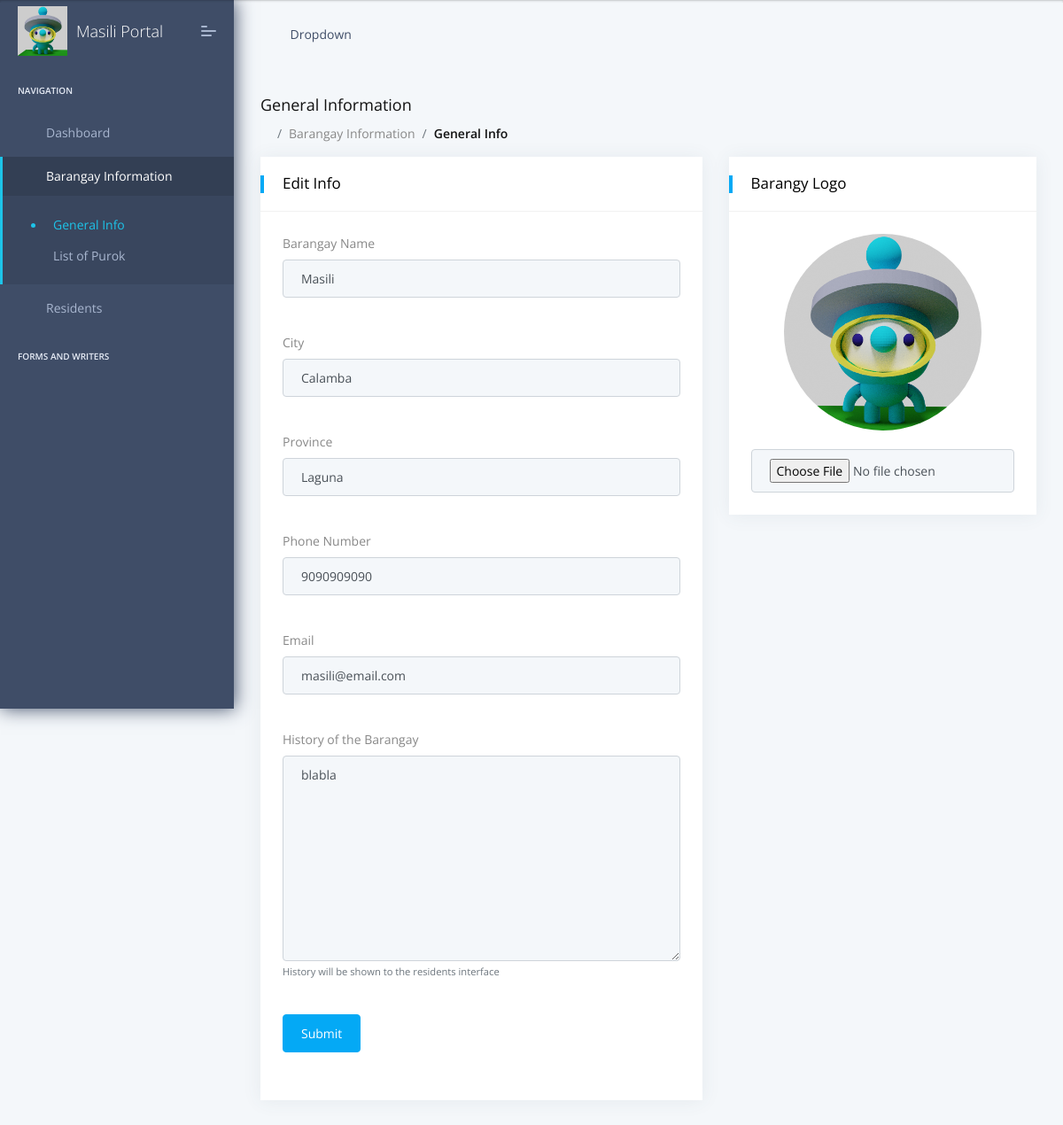
The app's page /info/ with its own data.
### apps/home/models.py (models this page shows, shortened)
class brgy_info(models.Model):
    id = models.AutoField(primary_key=True)
    brgy_name = models.CharField(max_length=50, blank=False)
    brgy_city = models.CharField(max_length=50, blank=False)
    brgy_province = models.CharField(max_length=50, blank=False)
    brgy_contactNo = models.CharField(max_length=11, blank=False)
    brgy_email = models.EmailField(max_length=50, blank=False)
    brgy_logo = models.ImageField(storage=storage.OverwriteStorage, upload_to=logo_path('brgy_info/'), default='brgy_info/default.png')
    brgy_history = models.TextField(blank=False)

### apps/home/views.py (the view)
# urls.py: path('info/', views.brgy_info, name='brgy_info'),
def brgy_info(request):
    _data = models.brgy_info.objects.first()
    form = forms.BrgyInfoForm
    context = {'form': form, 'segment': {'brgy_info', 'general'}}
    if request.method == 'POST':
        form = forms.BrgyInfoForm(request.POST, request.FILES)
        if form.is_valid():
            form.save(commit=True)
            messages.success(request, 'Brgy Info updated successfully')
            return redirect('brgy_info')
        else:
            messages.error(request, 'Error updating Brgy Info')
    else:
        form = forms.BrgyInfoForm(instance=_data)
        context = {'form': form, 'segment': {'brgy_info', 'general'}, 'data': _data}
    html_template = loader.get_template('home/brgy_info/brgy_info.html')
    return HttpResponse(html_template.render(context, request))

### apps/home/forms.py
class BrgyInfoForm(ModelForm):
    class Meta:
        model = models.brgy_info
        fields = '__all__'
        exclude = ['id']
        widgets = {
            'brgy_name': forms.TextInput(attrs={'class': 'form-control', 'placeholder': 'Barangay Name'}),
            'brgy_city': forms.TextInput(attrs={'class': 'form-control', 'placeholder': 'City'}),
            'brgy_province': forms.TextInput(attrs={'class': 'form-control', 'placeholder': 'Province'}),
            'brgy_contactNo': forms.TextInput(
                attrs={'class': 'form-control mob_no', 'placeholder': 'Phone Number', 'data_mask': '0000 000 0000'}),
            'brgy_email': forms.EmailInput(attrs={'class': 'form-control', 'placeholder': 'Email'}),
            'brgy_history': forms.Textarea(attrs={'class': 'form-control', 'placeholder': 'History'}),
            'brgy_logo': forms.FileInput(attrs={'type': 'file', 'class':'form-control', 'id': 'brgy_logo_input' }),
        }

### apps/context_processors.py (called while the page is built)
def cfg_assets_root(request):
    return { 'ASSETS_ROOT' : settings.ASSETS_ROOT }

### apps/templates/home/brgy_info/brgy_info.html (shortened to what this page needs)
{% extends "layouts/base.html" %}
{% load static %}
{% block content %}
    <div class="pcoded-main-container">
        <div class="pcoded-wrapper">
            <div class="pcoded-content">
                <div class="pcoded-inner-content">
                    <div class="page-header">
                        <div class="page-block">
                            <div class="row align-items-center">
                                <div class="col-md-12">
                                    <div class="page-header-title">
                                        <h5 class="m-b-10">General Information</h5>
                                    </div>
                                    <ul class="breadcrumb">
                                        <li class="breadcrumb-item"><a href="/apps/static"><i class="feather icon-home"></i></a></li>
                                        <li class="breadcrumb-item"><a href="#!">Barangay Information</a></li>
                                        <li class="breadcrumb-item"><a href="javascript:">General Info</a></li>
                                    </ul>
                                </div>
                            </div>
                        </div>
                    </div>
                    <div class="main-body">
                        <div class="page-wrapper">
                            <form action="" method="post" enctype="multipart/form-data">
                                <div class="row">
                                    <div class="col-sm-7">
                                        <div class="card">
                                            <div class="card-header">
                                                <h5>Edit Info</h5>
                                            </div>
                                            <div class="card-block">
                                                <div class="row">
                                                    <div class="col-sm-12 mb-4">
                                                        <div class="form-group">
                                                            <label>Barangay Name</label>
                                                            {{ form.brgy_name }}
                                                        </div>
                                                    </div>
                                                    <div class="col-sm-12 mb-4">
                                                        <div class="form-group">
                                                            <label>City</label>
                                                            {{ form.brgy_city }}
                                                        </div>
                                                    </div>
                                                    <div class="col-sm-12 mb-4">
                                                        <div class="form-group">
                                                            <label>Province</label>
                                                            {{ form.brgy_province }}
                                                        </div>
                                                    </div>
                                                    <div class="col-sm-12 mb-4">
                                                        <div class="form-group">
                                                            <label>Phone Number</label>
                                                            {{ form.brgy_contactNo }}
                                                        </div>
                                                    </div>
                                                    <div class="col-sm-12 mb-4">
                                                        <div class="form-group">
                                                            <label>Email</label>
                                                            {{ form.brgy_email }}
                                                        </div>
                                                    </div>
                                                    <div class="col-sm-12 mb-4">
                                                        <div class="form-group">
                                                            <label>History of the Barangay</label>
                                                            {{ form.brgy_history }}
                                                            <small id="abf" class="form-text text-muted">History will be shown to the residents interface</small>
                                                        </div>
                                                    </div>
                                                    <div class="col-sm-12 mb-2">
                                                        <div class="form-group">
                                                            <button type="submit" class="btn btn-primary">Submit</button>
                                                        </div>
                                                    </div>
                                                </div>
                                            </div>
                                        </div>
                                    </div>
                                    <div class="col-sm-5">
                                        <div class="card">
                                            <div class="card-header">
                                                <h5>Barangy Logo</h5>
                                            </div>
                                            <div class="card-block">
                                                <div class="d-flex flex-column align-items-center">
                                                    <img src="{{ data.brgy_logo.url }}" class="img-radius img-fluid w-75" id="brgy_logo_view">
                                                    <br>
                                                    {{ form.brgy_logo }}
                                                </div>
                                            </div>
                                        </div>
                                    </div>
                                </div>
                            </form>
                        </div>
                    </div>
                </div>
            </div>
        </div>
    </div>
{% endblock content %}

### records on screen
brgy_info: brgy_name "Masili", brgy_city "Calamba", brgy_province "Laguna", brgy_contactNo "9090909090", brgy_email "masili@email.com", brgy_history "blabla", brgy_logo (picture)
